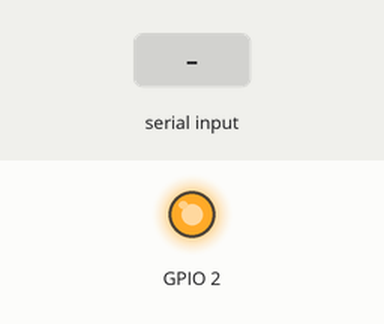
This sketch was run on a simulated ESP8266 (NodeMCU). Shown: output pins drawn as LEDs (lit = HIGH). The inputs (shaded band) are chosen by the test bench. WiFi joins after 1.5 s; servers stay silent unless stated; what the sketch prints to the serial monitor is not drawn.

Above: at 0.1 s.
At 2.7 s:
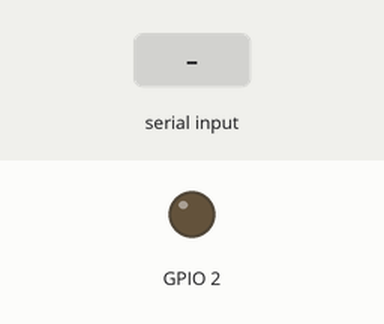
2.8 s: "1\n" received over the second serial link
Timing chart, 0 to 5.8 s (numbered marks = the images above; inputs shaded):
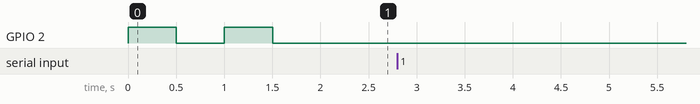

Measured:
- after the input at 2.8 s, every drawn part: stays the same

The sketch:

wenshidu.ino
```cpp
#include <SoftwareSerial.h>
#include <ESP8266WiFi.h>
#include <WiFiUdp.h>

 String ssid     = "PandoraBox";//这里是我的wifi，你使用时修改为你要连接的wifi ssid
 String password = "tianhaoran";//你要连接的wifi密码
const char *host = "wjy.qingyuyu.cn";//服务端的IP地址
const String token="";//作为身份识别，这里已经删去

SoftwareSerial mySerial(4, 5); // RX, TX 软串口，用来连接蓝牙
WiFiUDP  Udp;
const int  remPort = 1234;//远程端口，这里是UDP端口，TCP走2333端口
boolean ledStatus=false;
int times=0;
float temp=0l,humi=0l;//储存温湿度的变量
void setup() {
  pinMode(LED_BUILTIN, OUTPUT);     // Initialize the LED_BUILTIN pin as an output
  Serial.begin(9600);
  mySerial.begin(38400);
  Serial.println("boot up");

linkWifi();//先连接一次WIFI

}

// the loop function runs over and over again forever
void loop() {
if (WiFi.status() != WL_CONNECTED)//WIFI断开
{
ledBlink();//使led闪烁
}
else
{
  if(times>=100)//delay(50)*100=5s 发送一次数据
  {
       getTempAndHumi();//先从设备获取数据，根据你自己的传感器
      Serial.println("sent to server....");//提示信息
      String data="{\"need\":\"set\",\"token\":\""+token+"\",\"data\":\"temp="
      +temp+",humi="+humi
      +"\"}\n";//组建数据

      char buff[500];
      data.toCharArray(buff,data.length()+1);
      Udp.beginPacket(host,remPort);
      Udp.write(buff);
      Udp.endPacket();

     Serial.println("ok");
     times=0;
  }
}
if (mySerial.available()) {//蓝牙有数据传入
 String s= mySerial.readStringUntil('\n');//数据以换行结尾
    Serial.println(s);
    doCheakCmd(s);//检查和运行命令
  }
 delay(50);
 times++;
}
void linkWifi()
{
  char s[50],p[50];
  ssid.toCharArray(s,ssid.length()+1);
  password.toCharArray(p,password.length()+1);
  Serial.println("ssid:"+String(s));
  Serial.println("password:"+String(p));
WiFi.begin(s, p);//开始连接WIFI
int cnt=0;
    while (WiFi.status() != WL_CONNECTED&&cnt<20)//WiFi.status() ，这个函数是wifi连接状态，返回wifi链接状态
                                         //这里就不一一赘述它返回的数据了，有兴趣的到ESP8266WiFi.cpp中查看
    {
       ledBlink();//未连接期间，闪烁LED
        Serial.print(".");
        cnt++;
    }
 if(cnt<20)//如果有连上wifi
{
    Serial.println("WiFi connected");
    Serial.println("IP address: ");
    Serial.println(WiFi.localIP());//WiFi.localIP()返回8266获得的ip地址
    digitalWrite(LED_BUILTIN,LOW); //wifi指示灯打开
    Serial.println("Working...");
 }
}
void ledBlink()
{
 digitalWrite(LED_BUILTIN,(ledStatus=!ledStatus)?HIGH:LOW);
 delay(500);
}
void doCheakCmd(String message)
{
  short n=message.indexOf(',');//数据以,分割
if(message.substring(0,n).equals(token))//第一条是token
{

  message=message.substring(n+1,message.length());
  Serial.println(message);
  n=message.indexOf(',');
  if(n!=-1)
  ssid=message.substring(0,n);//第二条是ssid
  else
  return;

  password=message.substring(n+1,message.length());//第三条是密码


  linkWifi();//连接wifi
}
else
Serial.println("token error");
return ;
}
void getTempAndHumi()
{
	//这里看具体传感器修改
temp=27.1;
humi=20.4;
}
```
